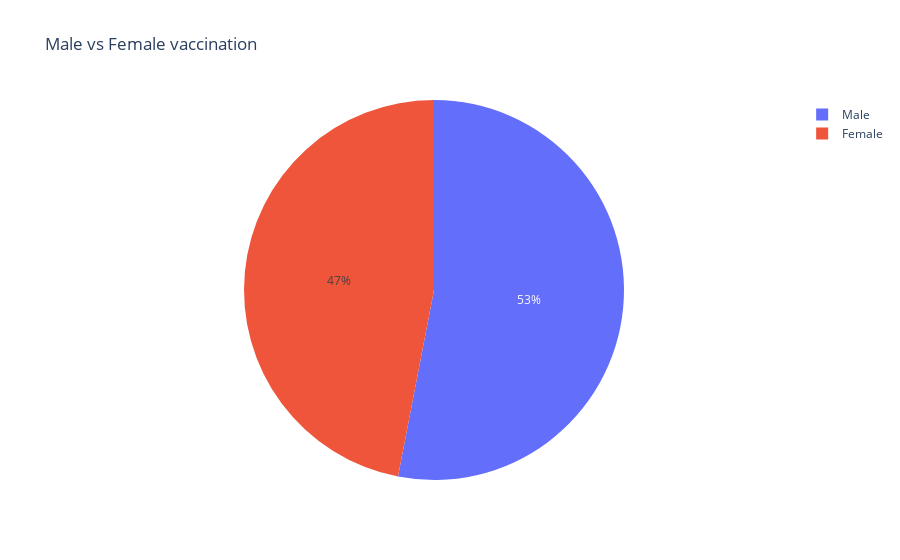

Notebook code cell kept with this figure:
### Code cell
##for interactive charts plotly function px is used

px.pie(names=['Male','Female'],values=[vaccine_male,vaccine_female],title='Male vs Female vaccination')

### Figure 1 — Plotly figure (JSON) as saved in the notebook; plotly's stock layout.template omitted (floating-point values rounded to 4 significant figures)
{"data": [{"domain": {"x": [0, 1], "y": [0, 1]}, "hovertemplate": "label=%{label}<br>value=%{value}<extra></extra>", "labels": ["Male", "Female"], "legendgroup": "", "name": "", "showlegend": true, "type": "pie", "values": [7138698858, 6321628736]}], "layout": {"legend": {"tracegroupgap": 0}, "title": {"text": "Male vs Female vaccination"}}}
